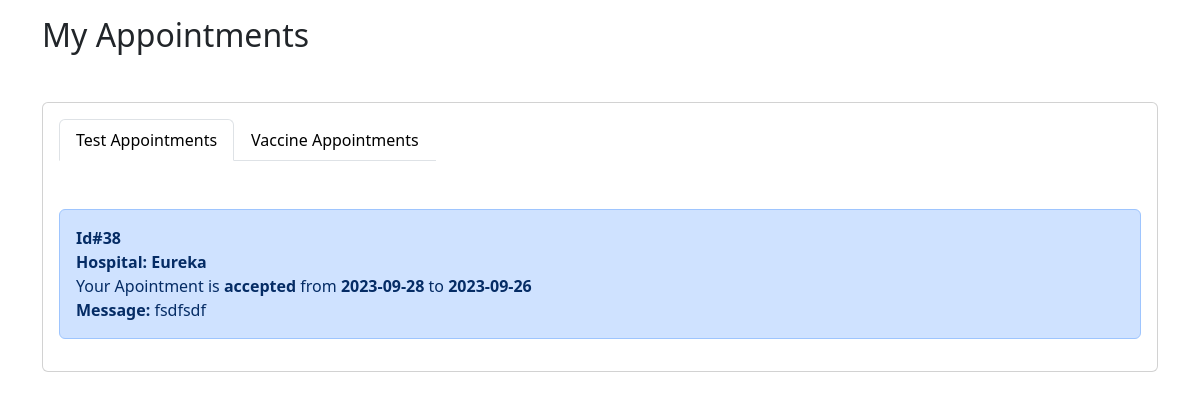
Before: /user/myAppointment.php (signed in) with the older database file.
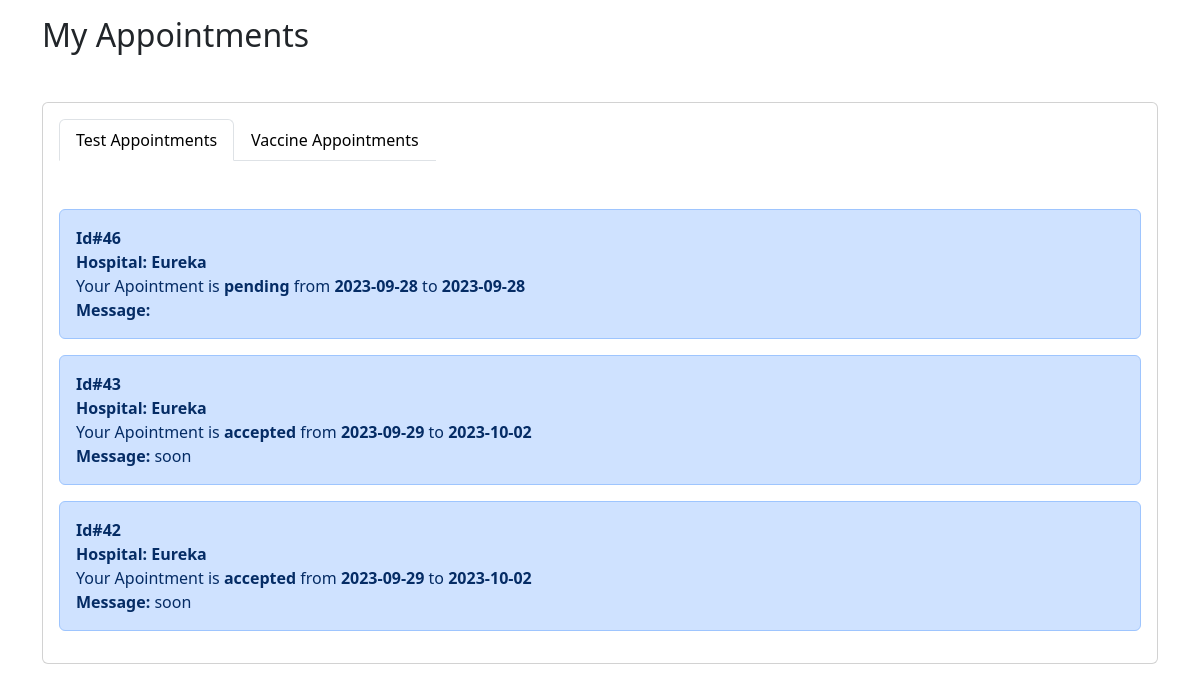
After: the same page with the newer database file.
### tables this page shows
CREATE TABLE `test_request` (
  `id` bigint(20) NOT NULL,
  `name` varchar(30) DEFAULT NULL,
  `email` varchar(30) DEFAULT NULL,
  `age` varchar(100) DEFAULT NULL,
  `home_address` varchar(100) DEFAULT NULL,
  `blood_group` varchar(50) DEFAULT NULL,
  `vaccine` varchar(50) DEFAULT '',
  `availabity_from` date DEFAULT NULL,
  `availabity_to` date DEFAULT NULL,
  `isapprove` varchar(50) NOT NULL,
  `message` varchar(400) NOT NULL,
  `type` varchar(20) NOT NULL,
  `hospital_id` bigint(20) DEFAULT NULL,
  `user_id` bigint(20) DEFAULT NULL
);

CREATE TABLE `hospital` (
  `id` bigint(20) NOT NULL,
  `name` varchar(200) DEFAULT NULL,
  `address` varchar(200) DEFAULT NULL,
  `country` varchar(30) DEFAULT NULL,
  `email` varchar(100) DEFAULT NULL,
  `password` varchar(100) DEFAULT NULL,
  `isapprove` varchar(50) DEFAULT NULL,
  `isactive` int(11) DEFAULT NULL,
  `create_at` datetime DEFAULT current_timestamp()
);

### user/myAppointment.php (the view, shortened to what this page needs)
<!DOCTYPE html>
<html lang="en">
<head>
    <?php
    include('connection.php');
    ?>
    <link href="https://cdn.jsdelivr.net/npm/bootstrap@5.3.1/dist/css/bootstrap.min.css" rel="stylesheet">
    <link rel="stylesheet" href="https://cdn.jsdelivr.net/npm/bootstrap-icons@1.10.5/font/bootstrap-icons.css">
    <link href="https://cdnjs.cloudflare.com/ajax/libs/toastr.js/2.0.1/css/toastr.css" rel="stylesheet" />
</head>
<body>
    <?php
    if (isset($_SESSION['f_name'])) {
        $getUser = $_SESSION['f_name'];
        $userQuery = "SELECT * FROM users WHERE email_phone = '$getUser'";
        $resUserQuery = mysqli_query($conn, $userQuery);
        $userData = mysqli_fetch_assoc($resUserQuery);
        $userId = $userData['id'];
    } else {
        echo '<script type="text/javascript">window.location.href = "auth.php";</script>';
    }
    ?>
    <div class="content container">
        <div class="pt-3">
            <h3 class="h2 mb-0 text-capitalize d-flex align-items-center gap-2">
                My Appointments
            </h3>
        </div>
        <div class="row mt-5">
            <div class="col-md-12">
                <div class="card">
                    <div class="card-body">
                        <div class="d-flex justify-content-between">
                            <ul class="nav nav-tabs" id="myTab" role="tablist">
                                <li class="nav-item" role="presentation">
                                    <button class="nav-link text-black active" id="username-tab" data-bs-toggle="tab" data-bs-target="#username" type="button" role="tab" aria-controls="username" aria-selected="true">Test Appointments</button>
                                </li>
                                <li class="nav-item" role="presentation">
                                    <button class="nav-link text-black" id="password-tab" data-bs-toggle="tab" data-bs-target="#passwordTab" type="button" role="tab" aria-controls="passwordTab" aria-selected="false">Vaccine Appointments</button>
                                </li>
                            </ul>
                        </div>
                        <div class="tab-content">
                            <div class="tab-pane active" id="username" role="tabpanel" aria-labelledby="username-tab" tabindex="0">
                                <div class="mt-5">
                                    <?php
                                    $testQuery = "SELECT test_request.*, hospital.name AS hospital_name
                                   FROM `test_request`
                                   INNER JOIN hospital ON test_request.hospital_id = hospital.id
                                   WHERE user_id = '$userId' AND type= 'test' ORDER BY id DESC";
                                    $res = mysqli_query($conn, $testQuery);
                                    if (mysqli_num_rows($res) != 0) {
                                        while ($data = mysqli_fetch_assoc($res)) {
                                            echo '
                                            <div class="alert alert-primary
                                            " role="alert">
                                                <span class="fw-bold"> Id#' . $data['id'] . '</span><br>
                                                <span class="fw-bold text-center"> Hospital:' . " " . $data['hospital_name'] . '</span>
                                                <div>Your Apointment is <span class="fw-bold">' . $data['isapprove'] . '</span> from <span class="fw-bold">' . $data['availabity_from'] . '</span> to <span class="fw-bold">' . $data['availabity_to'] . '</span></div>
                                                <div>
                                                <span class="fw-bold">Message:</span>
                                                <span>' . $data['message'] . ' </span>
                                                </div>
                                            </div>
                                            ';
                                        }
                                    } else {
                                        echo '
                                        <h4 class="text-center">No Test Appointment</h4>
                                        ';
                                    }
                                    ?>
                                </div>
                            </div>
                        </div>
                    </div>
                </div>
            </div>
        </div>
    </div>
</body>
</html>

Changed rows visible on the page:
removed test_request: id "38", hospital.name "Eureka", isapprove "accepted", availabity_from "2023-09-28", availabity_to "2023-09-26", message "fsdfsdf"
added test_request: id "46", hospital.name "Eureka", isapprove "pending", availabity_from "2023-09-28", availabity_to "2023-09-28"
added test_request: id "43", hospital.name "Eureka", isapprove "accepted", availabity_from "2023-09-29", availabity_to "2023-10-02", message "soon"
added test_request: id "42", hospital.name "Eureka", isapprove "accepted", availabity_from "2023-09-29", availabity_to "2023-10-02", message "soon"
